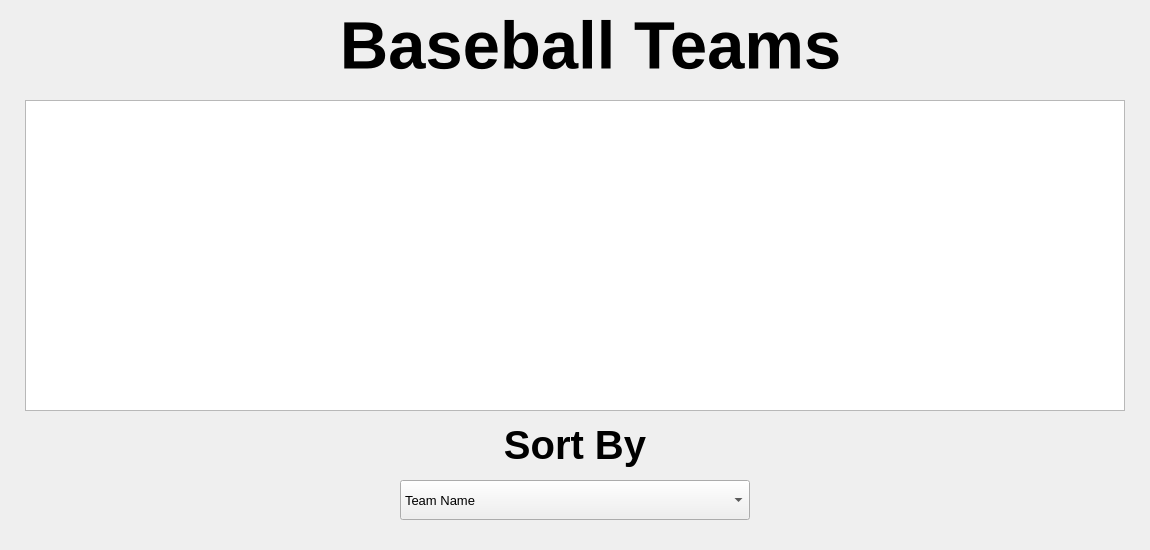
<?xml version="1.0" encoding="UTF-8"?>
<ui version="4.0">
 <class>ViewingPage</class>
 <widget class="QDialog" name="ViewingPage">
  <property name="geometry">
   <rect>
    <x>0</x>
    <y>0</y>
    <width>1150</width>
    <height>550</height>
   </rect>
  </property>
  <property name="windowTitle">
   <string>Dialog</string>
  </property>
  <widget class="QTableWidget" name="teamView">
   <property name="geometry">
    <rect>
     <x>25</x>
     <y>100</y>
     <width>1100</width>
     <height>311</height>
    </rect>
   </property>
   <property name="sizePolicy">
    <sizepolicy hsizetype="Fixed" vsizetype="Fixed">
     <horstretch>0</horstretch>
     <verstretch>0</verstretch>
    </sizepolicy>
   </property>
   <property name="mouseTracking">
    <bool>false</bool>
   </property>
   <property name="autoFillBackground">
    <bool>true</bool>
   </property>
   <property name="lineWidth">
    <number>1</number>
   </property>
   <property name="editTriggers">
    <set>QAbstractItemView::NoEditTriggers</set>
   </property>
   <property name="showGrid">
    <bool>true</bool>
   </property>
   <property name="gridStyle">
    <enum>Qt::SolidLine</enum>
   </property>
   <property name="sortingEnabled">
    <bool>false</bool>
   </property>
   <property name="cornerButtonEnabled">
    <bool>false</bool>
   </property>
  </widget>
  <widget class="QComboBox" name="sortBox">
   <property name="geometry">
    <rect>
     <x>400</x>
     <y>480</y>
     <width>350</width>
     <height>40</height>
    </rect>
   </property>
   <property name="font">
    <font>
     <pointsize>10</pointsize>
    </font>
   </property>
   <item>
    <property name="text">
     <string>Team Name</string>
    </property>
   </item>
   <item>
    <property name="text">
     <string>Stadium Name</string>
    </property>
   </item>
   <item>
    <property name="text">
     <string>American League</string>
    </property>
   </item>
   <item>
    <property name="text">
     <string>National League</string>
    </property>
   </item>
   <item>
    <property name="text">
     <string>Typology</string>
    </property>
   </item>
   <item>
    <property name="text">
     <string>Date Opened</string>
    </property>
   </item>
   <item>
    <property name="text">
     <string>Seating Capacity</string>
    </property>
   </item>
   <item>
    <property name="text">
     <string>Open Roof</string>
    </property>
   </item>
   <item>
    <property name="text">
     <string>Greatest Distance to Centre Field</string>
    </property>
   </item>
   <item>
    <property name="text">
     <string>Smallest Distance to Centre Field</string>
    </property>
   </item>
  </widget>
  <widget class="QLabel" name="sortByLabel">
   <property name="geometry">
    <rect>
     <x>400</x>
     <y>410</y>
     <width>350</width>
     <height>70</height>
    </rect>
   </property>
   <property name="font">
    <font>
     <pointsize>30</pointsize>
     <bold>true</bold>
    </font>
   </property>
   <property name="text">
    <string>Sort By</string>
   </property>
   <property name="alignment">
    <set>Qt::AlignCenter</set>
   </property>
  </widget>
  <widget class="QLabel" name="baseballTeamsLabel">
   <property name="geometry">
    <rect>
     <x>290</x>
     <y>0</y>
     <width>601</width>
     <height>91</height>
    </rect>
   </property>
   <property name="palette">
    <palette>
     <active>
      <colorrole role="WindowText">
       <brush brushstyle="SolidPattern">
        <color alpha="255">
         <red>0</red>
         <green>0</green>
         <blue>0</blue>
        </color>
       </brush>
      </colorrole>
      <colorrole role="Button">
       <brush brushstyle="SolidPattern">
        <color alpha="255">
         <red>36</red>
         <green>240</green>
         <blue>53</blue>
        </color>
       </brush>
      </colorrole>
      <colorrole role="Light">
       <brush brushstyle="SolidPattern">
        <color alpha="255">
         <red>143</red>
         <green>255</green>
         <blue>153</blue>
        </color>
       </brush>
      </colorrole>
      <colorrole role="Midlight">
       <brush brushstyle="SolidPattern">
        <color alpha="255">
         <red>89</red>
         <green>247</green>
         <blue>103</blue>
        </color>
       </brush>
      </colorrole>
      <colorrole role="Dark">
       <brush brushstyle="SolidPattern">
        <color alpha="255">
         <red>18</red>
         <green>120</green>
         <blue>26</blue>
        </color>
       </brush>
      </colorrole>
      <colorrole role="Mid">
       <brush brushstyle="SolidPattern">
        <color alpha="255">
         <red>24</red>
         <green>160</green>
         <blue>35</blue>
        </color>
       </brush>
      </colorrole>
      <colorrole role="Text">
       <brush brushstyle="SolidPattern">
        <color alpha="255">
         <red>0</red>
         <green>0</green>
         <blue>0</blue>
        </color>
       </brush>
      </colorrole>
      <colorrole role="BrightText">
       <brush brushstyle="SolidPattern">
        <color alpha="255">
         <red>255</red>
         <green>255</green>
         <blue>255</blue>
        </color>
       </brush>
      </colorrole>
      <colorrole role="ButtonText">
       <brush brushstyle="SolidPattern">
        <color alpha="255">
         <red>0</red>
         <green>0</green>
         <blue>0</blue>
        </color>
       </brush>
      </colorrole>
      <colorrole role="Base">
       <brush brushstyle="SolidPattern">
        <color alpha="255">
         <red>255</red>
         <green>255</green>
         <blue>255</blue>
        </color>
       </brush>
      </colorrole>
      <colorrole role="Window">
       <brush brushstyle="SolidPattern">
        <color alpha="255">
         <red>36</red>
         <green>240</green>
         <blue>53</blue>
        </color>
       </brush>
      </colorrole>
      <colorrole role="Shadow">
       <brush brushstyle="SolidPattern">
        <color alpha="255">
         <red>0</red>
         <green>0</green>
         <blue>0</blue>
        </color>
       </brush>
      </colorrole>
      <colorrole role="AlternateBase">
       <brush brushstyle="SolidPattern">
        <color alpha="255">
         <red>145</red>
         <green>247</green>
         <blue>154</blue>
        </color>
       </brush>
      </colorrole>
      <colorrole role="ToolTipBase">
       <brush brushstyle="SolidPattern">
        <color alpha="255">
         <red>255</red>
         <green>255</green>
         <blue>220</blue>
        </color>
       </brush>
      </colorrole>
      <colorrole role="ToolTipText">
       <brush brushstyle="SolidPattern">
        <color alpha="255">
         <red>0</red>
         <green>0</green>
         <blue>0</blue>
        </color>
       </brush>
      </colorrole>
     </active>
     <inactive>
      <colorrole role="WindowText">
       <brush brushstyle="SolidPattern">
        <color alpha="255">
         <red>0</red>
         <green>0</green>
         <blue>0</blue>
        </color>
       </brush>
      </colorrole>
      <colorrole role="Button">
       <brush brushstyle="SolidPattern">
        <color alpha="255">
         <red>240</red>
         <green>240</green>
         <blue>240</blue>
        </color>
       </brush>
      </colorrole>
      <colorrole role="Light">
       <brush brushstyle="SolidPattern">
        <color alpha="255">
         <red>255</red>
         <green>255</green>
         <blue>255</blue>
        </color>
       </brush>
      </colorrole>
      <colorrole role="Midlight">
       <brush brushstyle="SolidPattern">
        <color alpha="255">
         <red>227</red>
         <green>227</green>
         <blue>227</blue>
        </color>
       </brush>
      </colorrole>
      <colorrole role="Dark">
       <brush brushstyle="SolidPattern">
        <color alpha="255">
         <red>160</red>
         <green>160</green>
         <blue>160</blue>
        </color>
       </brush>
      </colorrole>
      <colorrole role="Mid">
       <brush brushstyle="SolidPattern">
        <color alpha="255">
         <red>160</red>
         <green>160</green>
         <blue>160</blue>
        </color>
       </brush>
      </colorrole>
      <colorrole role="Text">
       <brush brushstyle="SolidPattern">
        <color alpha="255">
         <red>0</red>
         <green>0</green>
         <blue>0</blue>
        </color>
       </brush>
      </colorrole>
      <colorrole role="BrightText">
       <brush brushstyle="SolidPattern">
        <color alpha="255">
         <red>255</red>
         <green>255</green>
         <blue>255</blue>
        </color>
       </brush>
      </colorrole>
      <colorrole role="ButtonText">
       <brush brushstyle="SolidPattern">
        <color alpha="255">
         <red>0</red>
         <green>0</green>
         <blue>0</blue>
        </color>
       </brush>
      </colorrole>
      <colorrole role="Base">
       <brush brushstyle="SolidPattern">
        <color alpha="255">
         <red>255</red>
         <green>255</green>
         <blue>255</blue>
        </color>
       </brush>
      </colorrole>
      <colorrole role="Window">
       <brush brushstyle="SolidPattern">
        <color alpha="255">
         <red>240</red>
         <green>240</green>
         <blue>240</blue>
        </color>
       </brush>
      </colorrole>
      <colorrole role="Shadow">
       <brush brushstyle="SolidPattern">
        <color alpha="255">
         <red>105</red>
         <green>105</green>
         <blue>105</blue>
        </color>
       </brush>
      </colorrole>
      <colorrole role="AlternateBase">
       <brush brushstyle="SolidPattern">
        <color alpha="255">
         <red>245</red>
         <green>245</green>
         <blue>245</blue>
        </color>
       </brush>
      </colorrole>
      <colorrole role="ToolTipBase">
       <brush brushstyle="SolidPattern">
        <color alpha="255">
         <red>255</red>
         <green>255</green>
         <blue>220</blue>
        </color>
       </brush>
      </colorrole>
      <colorrole role="ToolTipText">
       <brush brushstyle="SolidPattern">
        <color alpha="255">
         <red>0</red>
         <green>0</green>
         <blue>0</blue>
        </color>
       </brush>
      </colorrole>
     </inactive>
     <disabled>
      <colorrole role="WindowText">
       <brush brushstyle="SolidPattern">
        <color alpha="255">
         <red>18</red>
         <green>120</green>
         <blue>26</blue>
        </color>
       </brush>
      </colorrole>
      <colorrole role="Button">
       <brush brushstyle="SolidPattern">
        <color alpha="255">
         <red>36</red>
         <green>240</green>
         <blue>53</blue>
        </color>
       </brush>
      </colorrole>
      <colorrole role="Light">
       <brush brushstyle="SolidPattern">
        <color alpha="255">
         <red>143</red>
         <green>255</green>
         <blue>153</blue>
        </color>
       </brush>
      </colorrole>
      <colorrole role="Midlight">
       <brush brushstyle="SolidPattern">
        <color alpha="255">
         <red>89</red>
         <green>247</green>
         <blue>103</blue>
        </color>
       </brush>
      </colorrole>
      <colorrole role="Dark">
       <brush brushstyle="SolidPattern">
        <color alpha="255">
         <red>18</red>
         <green>120</green>
         <blue>26</blue>
        </color>
       </brush>
      </colorrole>
      <colorrole role="Mid">
       <brush brushstyle="SolidPattern">
        <color alpha="255">
         <red>24</red>
         <green>160</green>
         <blue>35</blue>
        </color>
       </brush>
      </colorrole>
      <colorrole role="Text">
       <brush brushstyle="SolidPattern">
        <color alpha="255">
         <red>18</red>
         <green>120</green>
         <blue>26</blue>
        </color>
       </brush>
      </colorrole>
      <colorrole role="BrightText">
       <brush brushstyle="SolidPattern">
        <color alpha="255">
         <red>255</red>
         <green>255</green>
         <blue>255</blue>
        </color>
       </brush>
      </colorrole>
      <colorrole role="ButtonText">
       <brush brushstyle="SolidPattern">
        <color alpha="255">
         <red>18</red>
         <green>120</green>
         <blue>26</blue>
        </color>
       </brush>
      </colorrole>
      <colorrole role="Base">
       <brush brushstyle="SolidPattern">
        <color alpha="255">
         <red>36</red>
         <green>240</green>
         <blue>53</blue>
        </color>
       </brush>
      </colorrole>
      <colorrole role="Window">
       <brush brushstyle="SolidPattern">
        <color alpha="255">
         <red>36</red>
         <green>240</green>
         <blue>53</blue>
        </color>
       </brush>
      </colorrole>
      <colorrole role="Shadow">
       <brush brushstyle="SolidPattern">
        <color alpha="255">
         <red>0</red>
         <green>0</green>
         <blue>0</blue>
        </color>
       </brush>
      </colorrole>
      <colorrole role="AlternateBase">
       <brush brushstyle="SolidPattern">
        <color alpha="255">
         <red>245</red>
         <green>245</green>
         <blue>245</blue>
        </color>
       </brush>
      </colorrole>
      <colorrole role="ToolTipBase">
       <brush brushstyle="SolidPattern">
        <color alpha="255">
         <red>255</red>
         <green>255</green>
         <blue>220</blue>
        </color>
       </brush>
      </colorrole>
      <colorrole role="ToolTipText">
       <brush brushstyle="SolidPattern">
        <color alpha="255">
         <red>0</red>
         <green>0</green>
         <blue>0</blue>
        </color>
       </brush>
      </colorrole>
     </disabled>
    </palette>
   </property>
   <property name="font">
    <font>
     <pointsize>50</pointsize>
     <bold>true</bold>
    </font>
   </property>
   <property name="text">
    <string>Baseball Teams</string>
   </property>
   <property name="alignment">
    <set>Qt::AlignCenter</set>
   </property>
  </widget>
 </widget>
 <resources/>
 <connections/>
</ui>
